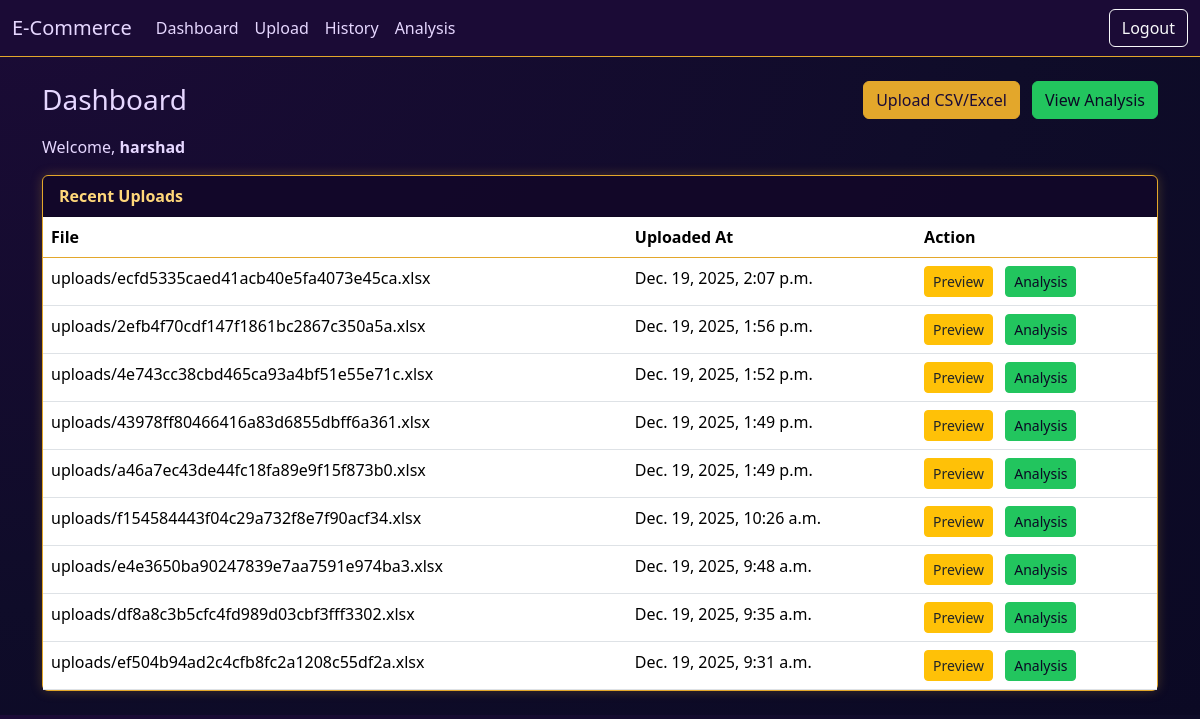
The app's page /dashboard/ (signed in) with its own data.
### core/models.py (models this page shows)
class Upload(models.Model):
    user = models.ForeignKey(User, on_delete=models.CASCADE)
    file = models.FileField(upload_to=upload_to)
    original_name = models.CharField(max_length=255)
    content_type = models.CharField(max_length=100)
    size = models.BigIntegerField()
    uploaded_at = models.DateTimeField(auto_now_add=True)

### core/views.py (the view)
# urls.py: path('dashboard/', analysis_dashboard, name='analysis_dashboard'),
@login_required
def dashboard(request: HttpRequest) -> HttpResponse:
    recent_uploads = []
    for r in UploadRecord.objects.filter(user=request.user).order_by('-uploaded_at')[:10]:
        recent_uploads.append({'name': r.file.name, 'uploaded_at': r.uploaded_at, 'source': 'new', 'id': r.id})
    for r in Upload.objects.filter(user=request.user).order_by('-uploaded_at')[:10]:
        recent_uploads.append({'name': r.file.name, 'uploaded_at': r.uploaded_at, 'source': 'legacy', 'id': r.id})
    recent_uploads = sorted(recent_uploads, key=lambda x: x['uploaded_at'], reverse=True)[:10]
    profile = getattr(request.user, 'store_profile', None)
    store_name = getattr(profile, 'store_name', '')
    return render(request, 'core/dashboard.html', {'user': request.user, 'recent_uploads': recent_uploads, 'store_name': store_name})

### core/context_processors.py (called while the page is built)
def store_context(request):
    store_name = ''
    if getattr(request, 'user', None) and request.user.is_authenticated:
        try:
            sp = request.user.store_profile
            store_name = getattr(sp, 'store_name', '')
        except StoreProfile.DoesNotExist:
            store_name = ''
    return {'store_name': store_name}

### core/templates/core/dashboard.html (shortened to what this page needs)
{% extends 'base.html' %}
{% block content %}
    <div class="d-flex justify-content-between align-items-center mb-3">
      <h1 class="h3 mb-0">Dashboard</h1>
      <div>
        <a class="btn btn-primary" href="{% url 'upload_sales' %}">Upload CSV/Excel</a>
        <a class="btn btn-success ms-2" href="{% url 'analysis_dashboard' %}">View Analysis</a>
      </div>
    </div>
    <p>Welcome, <strong>{{ user.username }}</strong>{% if store_name %} — Store: <span class="badge bg-primary">{{ store_name }}</span>{% endif %}</p>
    <div class="card">
      <div class="card-header">Recent Uploads</div>
      <div class="card-body p-0">
        <table class="table mb-0">
          <thead>
            <tr>
              <th>File</th>
              <th>Uploaded At</th>
              <th>Action</th>
            </tr>
          </thead>
          <tbody>
            {% for u in recent_uploads %}
            <tr>
              <td>{{ u.name }}</td>
              <td>{{ u.uploaded_at }}</td>
              <td>
                <a class="btn btn-sm btn-warning text-dark me-2" href="{% url 'view_upload' u.source u.id %}">Preview</a>
                <a class="btn btn-sm btn-success" href="{% url 'analysis_dashboard' %}?source={{ u.source }}&id={{ u.id }}">Analysis</a>
              </td>
            </tr>
            {% empty %}
            <tr>
              <td colspan="3" class="text-muted">No uploads yet.</td>
            </tr>
            {% endfor %}
          </tbody>
        </table>
      </div>
    </div>
{% endblock %}

### core/templates/base.html (shortened to what this page needs)
<!doctype html>
<html lang="en">
  <head>
    <link href="https://cdn.jsdelivr.net/npm/bootstrap@5.3.3/dist/css/bootstrap.min.css" rel="stylesheet">
  </head>
  <body class="bg-light">
    <nav class="navbar navbar-expand-lg navbar-dark">
      <div class="container-fluid">
        <a class="navbar-brand" href="{% url 'dashboard' %}">E-Commerce</a>
        <div class="collapse navbar-collapse" id="navbarsExample">
          <ul class="navbar-nav me-auto mb-2 mb-lg-0">
            <li class="nav-item"><a class="nav-link" href="{% url 'dashboard' %}">Dashboard</a></li>
            <li class="nav-item"><a class="nav-link" href="{% url 'upload_sales' %}">Upload</a></li>
            <li class="nav-item"><a class="nav-link" href="{% url 'upload_history' %}">History</a></li>
            <li class="nav-item"><a class="nav-link" href="{% url 'analysis_dashboard' %}">Analysis</a></li>
          </ul>
          <div class="d-flex">
            {% if user.is_authenticated %}
            <form action="{% url 'logout' %}" method="post" class="d-inline">
              <button class="btn btn-outline-light" type="submit">Logout</button>
            </form>
            {% else %}
            <a class="btn btn-outline-light" href="{% url 'login' %}">Login</a>
            {% endif %}
          </div>
        </div>
      </div>
    </nav>
    <div class="container py-4">
      {% block content %}{% endblock %}
    </div>
  </body>
</html>

### core/templates/base.html (style rules this page uses)
:root { --brand-bg: #1b0b36; --brand-bg-2: #0f0c29; --brand-text: #e6d7ff; --brand-accent: #e3a72b; --brand-success: #22c55e; --brand-muted: #2a1a4b; }
body.bg-light { background: radial-gradient(ellipse at top left, var(--brand-bg) 0%, var(--brand-bg-2) 60%, #0b0924 100%) !important; color: var(--brand-text); }
.navbar { background-color: var(--brand-bg) !important; border-bottom: 1px solid var(--brand-accent); }
.navbar .nav-link { color: var(--brand-text) !important; }
.navbar-brand { color: var(--brand-text) !important; }
.btn-primary { background-color: var(--brand-accent); border-color: var(--brand-accent); color: #1b0b36; }
.btn-success { background-color: var(--brand-success); border-color: var(--brand-success); color: #0b0924; }
.card { background-color: rgba(18, 7, 41, 0.9); color: var(--brand-text); border: 1px solid var(--brand-accent); box-shadow: 0 0 12px rgba(227, 167, 43, 0.25); }
.card-header { background: transparent; color: #ffd77a; font-weight: 600; }
.table { color: var(--brand-text); }
.table thead th { border-bottom-color: var(--brand-accent); }

### records on screen
Upload: name "uploads/ecfd5335caed41acb40e5fa4073e45ca.xlsx", uploaded_at "Dec. 19, 2025, 2:07 p.m."
Upload: name "uploads/2efb4f70cdf147f1861bc2867c350a5a.xlsx", uploaded_at "Dec. 19, 2025, 1:56 p.m."
Upload: name "uploads/4e743cc38cbd465ca93a4bf51e55e71c.xlsx", uploaded_at "Dec. 19, 2025, 1:52 p.m."
Upload: name "uploads/43978ff80466416a83d6855dbff6a361.xlsx", uploaded_at "Dec. 19, 2025, 1:49 p.m."
Upload: name "uploads/a46a7ec43de44fc18fa89e9f15f873b0.xlsx", uploaded_at "Dec. 19, 2025, 1:49 p.m."
Upload: name "uploads/f154584443f04c29a732f8e7f90acf34.xlsx", uploaded_at "Dec. 19, 2025, 10:26 a.m."
Upload: name "uploads/e4e3650ba90247839e7aa7591e974ba3.xlsx", uploaded_at "Dec. 19, 2025, 9:48 a.m."
Upload: name "uploads/df8a8c3b5cfc4fd989d03cbf3fff3302.xlsx", uploaded_at "Dec. 19, 2025, 9:35 a.m."
Upload: name "uploads/ef504b94ad2c4cfb8fc2a1208c55df2a.xlsx", uploaded_at "Dec. 19, 2025, 9:31 a.m."

### other values on screen
{{ user.username }} "harshad"
